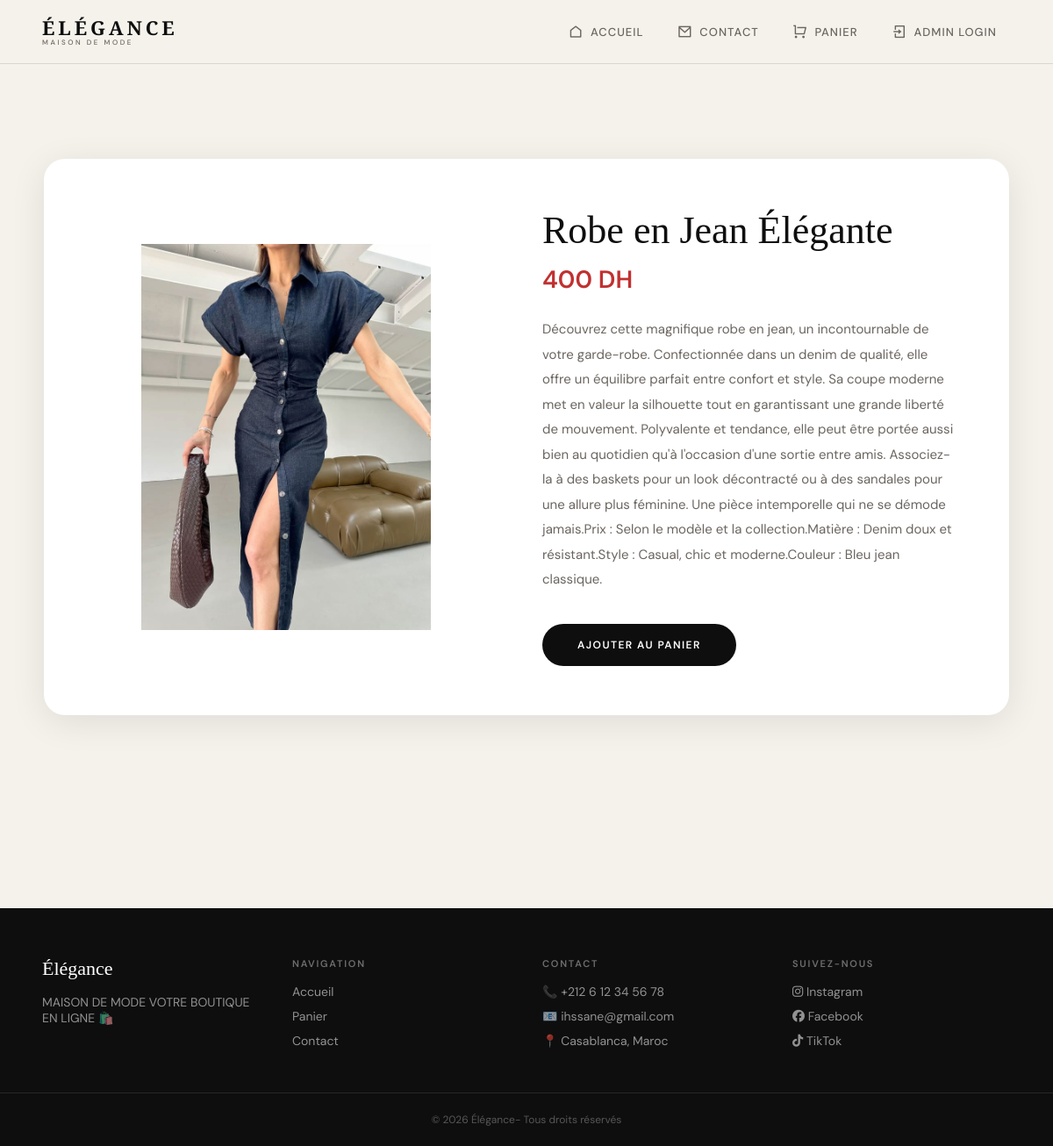
Screenshot of /details.php?id=4 with the database file from the repository.
### tables this page shows
CREATE TABLE `produits` (
  `id` int(11) NOT NULL,
  `nom` varchar(100) NOT NULL,
  `description` text NOT NULL,
  `image` varchar(255) NOT NULL,
  `prix` float NOT NULL,
  `stock_dispo` int(11) DEFAULT NULL,
  `genre` enum('Femme','Homme','Enfant') DEFAULT NULL
);

### details.php (the view, shortened to what this page needs)
<?php
include("connexion.php");
include("header.php");
$id = $_GET['id'] ?? 0;
$stmt = $pdo->prepare("SELECT * FROM produits WHERE id = ?");
$stmt->execute([$id]);
$row = $stmt->fetch();
?>
<!DOCTYPE html>
<html>
<head>
    <link rel="stylesheet" href="style.css">
</head>
<body>
<div class="container">
    <div class="detail-card">
        <img class="detail-img"
             src="images/<?php echo  ($row['image']); ?>"
             alt="<?php echo  ($row['nom']); ?>">
        <div class="detail-content">
            <h2><?php echo  ($row['nom']); ?></h2>
            <div class="detail-price">
                <?php echo $row['prix']; ?> DH
            </div>
            <div class="detail-description">
                <?php echo  ($row['description']); ?>
            </div>
            <a class="detail-btn"
               href="ajouter_panier.php?id=<?php echo $row['id']; ?>">
               Ajouter au panier
            </a>
        </div>
    </div>
</div>
<?php
include 'footer.php'; ?>
</body>
</html>

### style.css (style rules this page uses)
*, *::before, *::after { margin: 0; padding: 0; box-sizing: border-box; }
:root { --cream: #f5f2ec; --black: #0e0e0e; --warm-gray: #6b6560; --red: #c13030; --red-dark: #8f1f1f; --border: rgba(14, 14, 14, 0.12); --font-display: 'Cormorant Garamond', Georgia, serif; --font-body: 'DM Sans', system-ui, sans-serif; }
body { background: var(--cream); color: var(--black); font-family: var(--font-body); font-weight: 400; -webkit-font-smoothing: antialiased; }
.container { width: 92%; max-width: 1280px; margin: 0 auto; padding: 48px 0 80px; }
.detail-card { max-width: 1100px; margin: 60px auto; background: #fff; border-radius: 24px; padding: 56px; display: flex; align-items: center; gap: 72px; box-shadow: 0 8px 40px rgba(14, 14, 14, 0.09); }
.detail-img { width: 440px; height: 440px; object-fit: contain; flex-shrink: 0; border-radius: 16px; }
.detail-content h2 { font-family: var(--font-display); font-size: 44px; font-weight: 300; color: var(--black); margin-bottom: 12px; }
.detail-price { font-size: 28px; font-weight: 600; color: var(--red); margin-bottom: 24px; }
.detail-description { font-size: 15px; color: var(--warm-gray); line-height: 1.9; margin-bottom: 36px; }
.detail-btn { display: inline-block; background: var(--black); color: #fff; text-decoration: none; padding: 16px 40px; border-radius: 50px; font-size: 12px; font-weight: 600; letter-spacing: 0.12em; text-transform: uppercase; transition: background 0.25s, transform 0.2s; }

### rows the page displays
produits: image (picture), nom "Robe en Jean Élégante", prix "400", description "Découvrez cette magnifique robe en jean, un incontournable de votre garde-robe. Confectionnée dans un denim de qualité, elle offre un équilibre parfait entre confort et style. Sa coupe moderne met en valeur la silhouette tout en garantissant une grande liberté de mouvement. Polyvalente et tendance, elle peut être portée aussi bien au quotidien qu'à l'occasion d'une sortie entre amis. Associez-la à des baskets pour un look décontracté ou à des sandales pour une allure plus féminine. Une pièce intemporelle qui ne se démode jamais.Prix : Selon le modèle et la collection.Matière : Denim doux et résistant.Style : Casual, chic et moderne.Couleur : Bleu jean classique."
